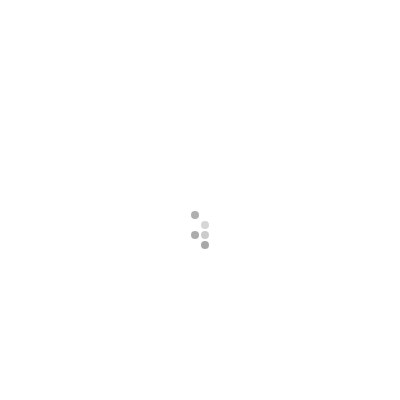
Frame 1 (no input)
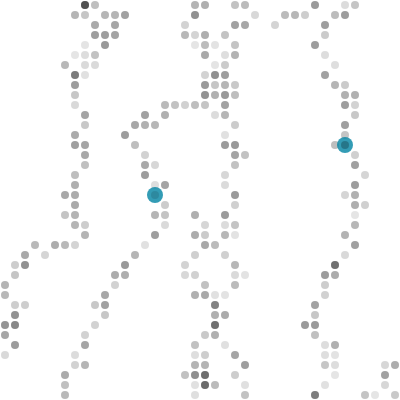
Frame 60 (no input)
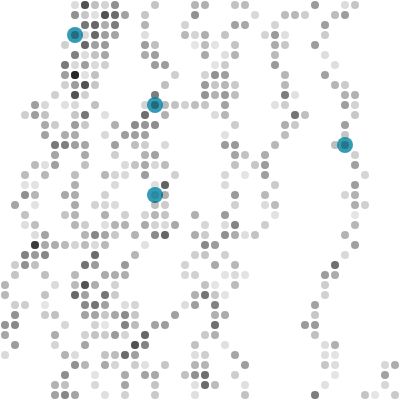
Frame 120 (the mouse pressed at the canvas centre since frame 60)

The p5.js sketch that drew these frames (run headless with seeded random() and noise() and a simulated clock; from frame 60 on, the mouse is pressed at the canvas centre):

// p5.js sketch
// ── sketch.js

var NORTH = 0;
var NORTHEAST = 1;
var EAST = 2;
var SOUTHEAST = 3;
var SOUTH = 4;
var SOUTHWEST = 5;
var WEST = 6;
var NORTHWEST = 7;

// var steps = 64;
// var stepSize = 1;
// var diameter = 2;

var steps = 4;
var stepSize = 10;
var diameter = 8;
var counter = 0;

var direction;
var posX, posY;

function setup() {
  createCanvas(400, 400);

  colorMode(HSB, 360, 100, 100, 100);
  background(255);
  smooth();
  noStroke();

  posX = width/2;
  posY = height/2;
}

function draw() {
  for (var i = 0; i <= steps; i++) {
    direction = round(noise(i*frameCount)*8);

    if (direction == NORTH) {
      posY -= stepSize;
    } else if (direction == NORTHEAST) {
      posX += stepSize;
      posY -= stepSize;
    } else if (direction == EAST) {
      posX += stepSize;
    }
    else if (direction == SOUTHEAST) {
      posX += stepSize;
      posY += stepSize;
    }
    else if (direction == SOUTH) {
      posY += stepSize;
    }
    else if (direction == SOUTHWEST) {
      posX -= stepSize;
      posY += stepSize;
    }
    else if (direction == WEST) {
      posX -= stepSize;
    }
    else if (direction == NORTHWEST) {
      posX -= stepSize;
      posY -= stepSize;
    }

    if (posX > width) posX = 0;
    if (posX < 0) posX = width;
    if (posY < 0) posY = height;
    if (posY > height) posY = 0;

    if (counter == 128) {
      counter = 0;
      fill(192, 100, 64, 80);
      ellipse(posX + stepSize/2, posY + stepSize/2, diameter*2, diameter*2);

    }
    counter++;

    fill(0, random(10, 40));
    ellipse(posX + stepSize/2, posY + stepSize/2, diameter, diameter);
  }
}
